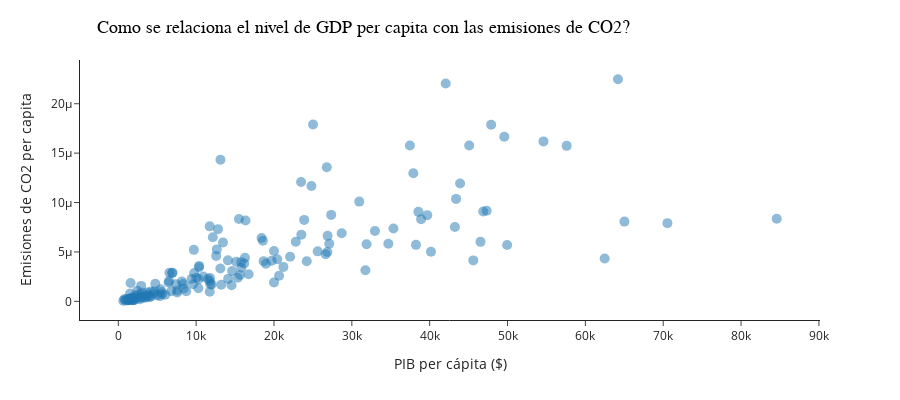
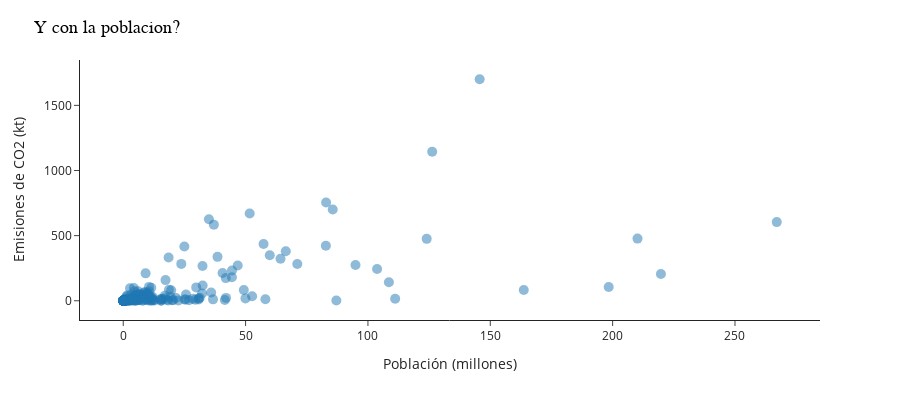

The code cell stored with these charts, in order, in its notebook:
### Markdown cell above
Entonces... 

**Que tipo de relacion (+/-) hay entre el CO2 y poblacion/ingreso?**

Para esto veo dos cosas: relacion del ingreso hoy (GDP) y la poblacion con las emisiones de co2 actuales (no acumuladas).

**Antes de tratar datos faltantes:** Como podemos ver, la relacion es positiva en ambos casos, pero pareceria q a priori hay una mayor relacion entre poblacion y co2 que entre gdp y co2. Aca puede estar sucediendo que al considerar unicamente las emisiones de co2 y no las totales de efecto invernadero nos estemos perdiendo informacion. 

**Luego de tratar datos faltantes:** la relacion entre gpd y co2 parece ser mas fuerte que con poblacion. Aca se ve algo importante, que es que si bien los paises con mayor poblacion tienen mas emisiones por la simple razon de que mas personas emiten mas, hay paises dado su nivel de gdp tienen emisiones per capita mas altas. Esto nos quiere decir que los habitantes de personas en paises de menor desarrollo relativo

### Code cell
subset_0515 = graficos_df.loc['2018-01-01']
subset_0515['population_M'] = subset_0515['population'] / 1000000
subset_0515['gdp_pc'] = subset_0515['gdp'] / subset_0515['population']
subset_0515['co2_pc'] = subset_0515['co2'] / subset_0515['population']

# Grafico 1: GDP vs CO2
q_low = subset_0515["co2_pc"].quantile(0.01)
q_hi  = subset_0515["co2_pc"].quantile(0.99)
graf1 = subset_0515[(subset_0515["co2_pc"] < q_hi) & (subset_0515["co2_pc"] > q_low)]

# Grafico 1: GDP vs CO2
fig1 = px.scatter(graf1, x="gdp_pc", y="co2_pc",
                  labels={"co2_pc": "Emisiones de CO2 per capita", "gdp_pc": "PIB per cápita ($)"},
                  template="simple_white")

# estilo de la figura
fig1.update_traces(marker=dict(size=10, opacity=0.5),
                   selector=dict(mode='markers'))

# gráfico 2: Poblacion y CO2
q_low = subset_0515["population_M"].quantile(0.01)
q_hi  = subset_0515["population_M"].quantile(0.99)
graf2 = subset_0515[(subset_0515["population_M"] < q_hi) & (subset_0515["population_M"] > q_low)]

fig2 = px.scatter(graf2, x="population_M", y="co2",
                  labels={"co2": "Emisiones de CO2 (kt)", "population_M": "Población (millones)"},
                  template="simple_white")

# estilo de la figura
fig2.update_traces(marker=dict(size=10, opacity=0.5),
                   selector=dict(mode='markers'))

fig1.update_layout(
    height=400,
    width=900,
    title={
    'text': "Como se relaciona el nivel de GDP per capita con las emisiones de CO2?",
    'y':0.95,
    'x':0.70,
    'xanchor': 'right',
    'yanchor': 'top',
    'font': {'size': 18, 'color': '#000000', 'family': 'Arial'}
})

fig2.update_layout(
    height=400,
    width=900,
    title={
    'text': "Y con la poblacion?",
    'y':0.95,
    'x':0.20,
    'xanchor': 'right',
    'yanchor': 'top',
    'font': {'size': 18, 'color': '#000000', 'family': 'Arial'}
})


# Mostrar la figura
fig1.show()
fig2.show()

### Figure 1 — Plotly figure (JSON) as saved in the notebook; plotly's stock layout.template omitted (floating-point values rounded to 4 significant figures; data arrays with more than 128 entries replaced by an {"elided": "..."} marker saying what was removed)
{"data": [{"hovertemplate": "PIB per cápita ($)=%{x}<br>Emisiones de CO2 per capita=%{y}<extra></extra>", "legendgroup": "", "marker": {"color": "#1F77B4", "opacity": 0.5, "size": 10, "symbol": "circle"}, "mode": "markers", "name": "", "orientation": "v", "showlegend": false, "type": "scatter", "x": {"elided": "212 float values"}, "xaxis": "x", "y": {"elided": "212 float values"}, "yaxis": "y"}], "layout": {"height": 400, "legend": {"tracegroupgap": 0}, "margin": {"t": 60}, "title": {"font": {"color": "#000000", "family": "Arial", "size": 18}, "text": "Como se relaciona el nivel de GDP per capita con las emisiones de CO2?", "x": 0.7, "xanchor": "right", "y": 0.95, "yanchor": "top"}, "width": 900, "xaxis": {"anchor": "y", "domain": [0, 1], "title": {"text": "PIB per cápita ($)"}}, "yaxis": {"anchor": "x", "domain": [0, 1], "title": {"text": "Emisiones de CO2 per capita"}}}}

### Figure 2 — Plotly figure (JSON) as saved in the notebook; plotly's stock layout.template omitted (floating-point values rounded to 4 significant figures; data arrays with more than 128 entries replaced by an {"elided": "..."} marker saying what was removed)
{"data": [{"hovertemplate": "Población (millones)=%{x}<br>Emisiones de CO2 (kt)=%{y}<extra></extra>", "legendgroup": "", "marker": {"color": "#1F77B4", "opacity": 0.5, "size": 10, "symbol": "circle"}, "mode": "markers", "name": "", "orientation": "v", "showlegend": false, "type": "scatter", "x": {"elided": "221 float values"}, "xaxis": "x", "y": {"elided": "221 float values"}, "yaxis": "y"}], "layout": {"height": 400, "legend": {"tracegroupgap": 0}, "margin": {"t": 60}, "title": {"font": {"color": "#000000", "family": "Arial", "size": 18}, "text": "Y con la poblacion?", "x": 0.2, "xanchor": "right", "y": 0.95, "yanchor": "top"}, "width": 900, "xaxis": {"anchor": "y", "domain": [0, 1], "title": {"text": "Población (millones)"}}, "yaxis": {"anchor": "x", "domain": [0, 1], "title": {"text": "Emisiones de CO2 (kt)"}}}}
